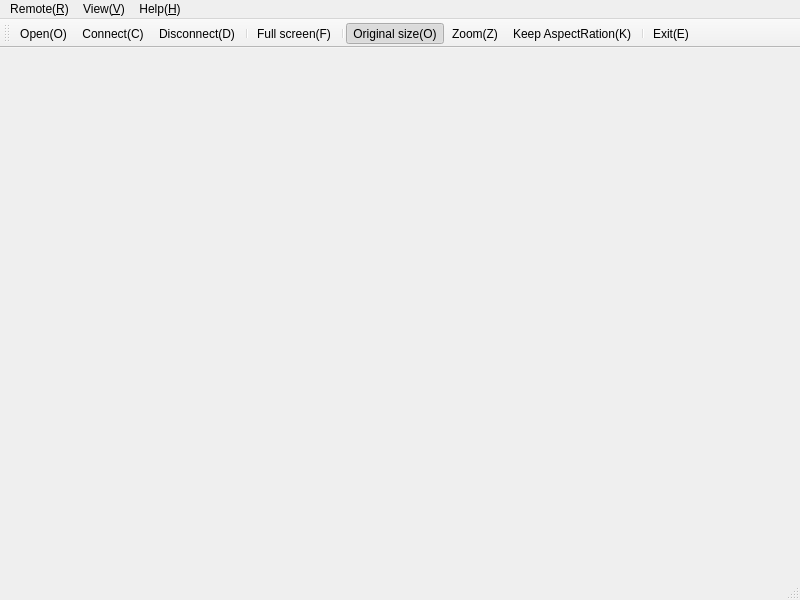
<?xml version="1.0" encoding="UTF-8"?>
<ui version="4.0">
 <class>MainWindow</class>
 <widget class="QMainWindow" name="MainWindow">
  <property name="geometry">
   <rect>
    <x>0</x>
    <y>0</y>
    <width>800</width>
    <height>600</height>
   </rect>
  </property>
  <property name="windowTitle">
   <string>Rabbit Remote Control</string>
  </property>
  <widget class="QWidget" name="centralwidget"/>
  <widget class="QMenuBar" name="menubar">
   <property name="geometry">
    <rect>
     <x>0</x>
     <y>0</y>
     <width>800</width>
     <height>28</height>
    </rect>
   </property>
   <widget class="QMenu" name="menuHelp_H">
    <property name="title">
     <string>Help(&amp;H)</string>
    </property>
    <addaction name="actionAbout_A"/>
    <addaction name="actionUpdate_U"/>
   </widget>
   <widget class="QMenu" name="menuView">
    <property name="title">
     <string>View(&amp;V)</string>
    </property>
    <addaction name="actionFull_screen_F"/>
    <addaction name="separator"/>
    <addaction name="actionOriginal_O"/>
    <addaction name="actionZoom_Z"/>
    <addaction name="actionKeep_AspectRation_K"/>
    <addaction name="separator"/>
    <addaction name="actionToolBar_T"/>
    <addaction name="actionStatusBar_S"/>
   </widget>
   <widget class="QMenu" name="menuRemote">
    <property name="title">
     <string>Remote(&amp;R)</string>
    </property>
    <addaction name="actionConnect_C"/>
    <addaction name="actionDisconnect_D"/>
    <addaction name="actionOpen_O"/>
    <addaction name="actionRecently_connected"/>
    <addaction name="separator"/>
    <addaction name="actionExit_E"/>
   </widget>
   <addaction name="menuRemote"/>
   <addaction name="menuView"/>
   <addaction name="menuHelp_H"/>
  </widget>
  <widget class="QStatusBar" name="statusbar"/>
  <widget class="QToolBar" name="toolBar">
   <property name="windowTitle">
    <string>toolBar</string>
   </property>
   <attribute name="toolBarArea">
    <enum>TopToolBarArea</enum>
   </attribute>
   <attribute name="toolBarBreak">
    <bool>false</bool>
   </attribute>
   <addaction name="actionOpen_O"/>
   <addaction name="actionConnect_C"/>
   <addaction name="actionDisconnect_D"/>
   <addaction name="separator"/>
   <addaction name="actionFull_screen_F"/>
   <addaction name="separator"/>
   <addaction name="actionOriginal_O"/>
   <addaction name="actionZoom_Z"/>
   <addaction name="actionKeep_AspectRation_K"/>
   <addaction name="separator"/>
   <addaction name="actionExit_E"/>
  </widget>
  <action name="actionAbout_A">
   <property name="icon">
    <iconset resource="Resource/Resource.qrc">
     <normaloff>:/image/App</normaloff>:/image/App</iconset>
   </property>
   <property name="text">
    <string>About(&amp;A)</string>
   </property>
   <property name="toolTip">
    <string>About(A)</string>
   </property>
   <property name="statusTip">
    <string>About(A)</string>
   </property>
   <property name="whatsThis">
    <string>About(A)</string>
   </property>
  </action>
  <action name="actionUpdate_U">
   <property name="text">
    <string>Update(&amp;U)</string>
   </property>
   <property name="statusTip">
    <string>Update(U)</string>
   </property>
   <property name="whatsThis">
    <string>Update(U)</string>
   </property>
  </action>
  <action name="actionStatusBar_S">
   <property name="checkable">
    <bool>true</bool>
   </property>
   <property name="checked">
    <bool>true</bool>
   </property>
   <property name="text">
    <string>StatusBar(&amp;S)</string>
   </property>
   <property name="statusTip">
    <string>StatusBar(S</string>
   </property>
   <property name="whatsThis">
    <string>StatusBar(S</string>
   </property>
  </action>
  <action name="actionToolBar_T">
   <property name="checkable">
    <bool>true</bool>
   </property>
   <property name="checked">
    <bool>true</bool>
   </property>
   <property name="text">
    <string>ToolBar(&amp;T)</string>
   </property>
   <property name="statusTip">
    <string>ToolBar(T)</string>
   </property>
   <property name="whatsThis">
    <string>ToolBar(T)</string>
   </property>
  </action>
  <action name="actionFull_screen_F">
   <property name="icon">
    <iconset resource="Resource/Resource.qrc">
     <normaloff>:/image/FullScreen</normaloff>:/image/FullScreen</iconset>
   </property>
   <property name="text">
    <string>Full screen(&amp;F)</string>
   </property>
   <property name="statusTip">
    <string>Full screen(F)</string>
   </property>
   <property name="whatsThis">
    <string>Full screen(F)</string>
   </property>
  </action>
  <action name="actionOriginal_O">
   <property name="checkable">
    <bool>true</bool>
   </property>
   <property name="checked">
    <bool>true</bool>
   </property>
   <property name="icon">
    <iconset resource="Resource/Resource.qrc">
     <normaloff>:/image/Original</normaloff>:/image/Original</iconset>
   </property>
   <property name="text">
    <string>Original size(&amp;O)</string>
   </property>
   <property name="statusTip">
    <string>Original(O)</string>
   </property>
   <property name="whatsThis">
    <string>Original(O)</string>
   </property>
  </action>
  <action name="actionZoom_Z">
   <property name="checkable">
    <bool>true</bool>
   </property>
   <property name="icon">
    <iconset resource="Resource/Resource.qrc">
     <normaloff>:/image/ZoomIn</normaloff>:/image/ZoomIn</iconset>
   </property>
   <property name="text">
    <string>Zoom(&amp;Z)</string>
   </property>
   <property name="statusTip">
    <string>Zoom(Z)</string>
   </property>
   <property name="whatsThis">
    <string>Zoom(Z)</string>
   </property>
  </action>
  <action name="actionKeep_AspectRation_K">
   <property name="checkable">
    <bool>true</bool>
   </property>
   <property name="icon">
    <iconset resource="Resource/Resource.qrc">
     <normaloff>:/image/AspectRatio</normaloff>:/image/AspectRatio</iconset>
   </property>
   <property name="text">
    <string>Keep AspectRation(&amp;K)</string>
   </property>
   <property name="statusTip">
    <string>Keep AspectRation(K)</string>
   </property>
   <property name="whatsThis">
    <string>Keep AspectRation(K)</string>
   </property>
  </action>
  <action name="actionExit_E">
   <property name="checkable">
    <bool>false</bool>
   </property>
   <property name="icon">
    <iconset resource="Resource/Resource.qrc">
     <normaloff>:/image/Exit</normaloff>:/image/Exit</iconset>
   </property>
   <property name="text">
    <string>Exit(&amp;E)</string>
   </property>
   <property name="statusTip">
    <string>Exit(E)</string>
   </property>
   <property name="whatsThis">
    <string>Exit(E)</string>
   </property>
  </action>
  <action name="actionConnect_C">
   <property name="icon">
    <iconset resource="Resource/Resource.qrc">
     <normaloff>:/image/Connect</normaloff>:/image/Connect</iconset>
   </property>
   <property name="text">
    <string>Connect(&amp;C)</string>
   </property>
   <property name="statusTip">
    <string>Connect(C)</string>
   </property>
   <property name="whatsThis">
    <string>Connect(C)</string>
   </property>
  </action>
  <action name="actionRecently_connected">
   <property name="text">
    <string>Recently connected</string>
   </property>
   <property name="statusTip">
    <string>Recently connected</string>
   </property>
   <property name="whatsThis">
    <string>Recently connected</string>
   </property>
  </action>
  <action name="actionDisconnect_D">
   <property name="icon">
    <iconset resource="Resource/Resource.qrc">
     <normaloff>:/image/Disconnect</normaloff>:/image/Disconnect</iconset>
   </property>
   <property name="text">
    <string>Disconnect(&amp;D)</string>
   </property>
   <property name="statusTip">
    <string>Disconnect(D)</string>
   </property>
   <property name="whatsThis">
    <string>Disconnect(D)</string>
   </property>
  </action>
  <action name="actionOpen_O">
   <property name="icon">
    <iconset resource="Resource/Resource.qrc">
     <normaloff>:/image/Open</normaloff>:/image/Open</iconset>
   </property>
   <property name="text">
    <string>Open(&amp;O)</string>
   </property>
   <property name="statusTip">
    <string>Open(O)</string>
   </property>
   <property name="whatsThis">
    <string>Open(O)</string>
   </property>
  </action>
 </widget>
 <resources>
  <include location="Resource/Resource.qrc"/>
 </resources>
 <connections/>
</ui>
